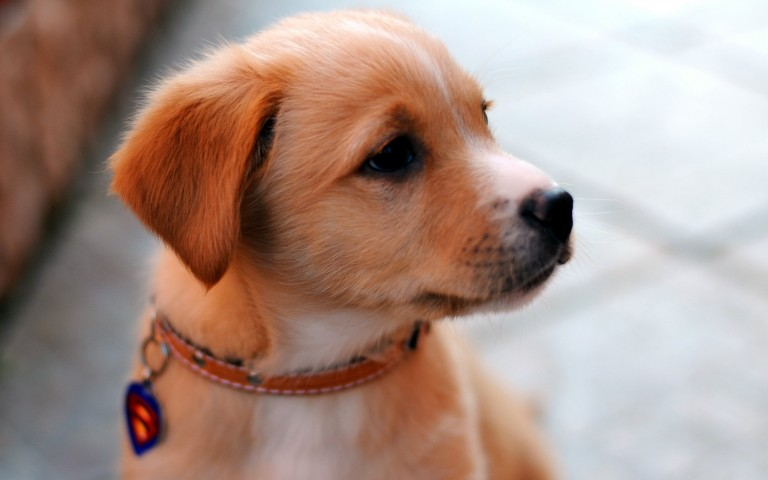
#> input picture dog (1).jpg, 768 x 480 px
$ jupyter execute 'pencil sketch.ipynb'
#> lines starting #> are read from the running program, lines starting #| are printed output that depends on the picture
<h1>Lets Grow More</h1>

<h2>Name:- Sahil Parange</h2>

<h3>Task 4:-Image to Pencil Sketch with python</h3>

<h3>Importing Modules</h3>

[cell 1]
import cv2
import matplotlib.pyplot as plt
plt.style.use('seaborn')

<h3>Loading and Plotting Original Image</h3>

[cell 2]
img = cv2.imread("dog (1).jpg")
#> img is the input picture: shape (480, 768, 3); mean B, G, R 134.8, 145.1, 169.5
img = cv2.cvtColor(img,cv2.COLOR_BGR2RGB)
plt.figure(figsize=(8,8))
plt.imshow(img)
plt.axis("off")
plt.title("Original Image")
plt.show()

<h3>Converting Image to GrayScale</h3>

[cell 3]
img_gray = cv2.cvtColor(img, cv2.COLOR_BGR2GRAY)
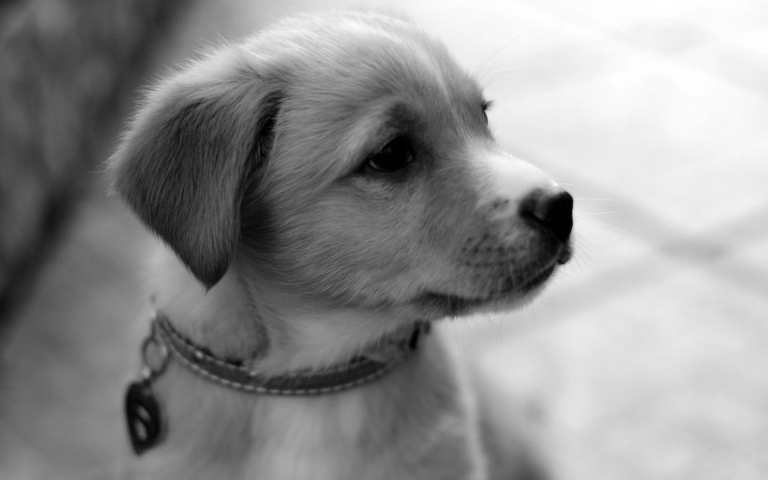
#> img_gray: shape (480, 768); min 0, max 255, mean 144.8
plt.figure(figsize=(8,8))
plt.imshow(img_gray,cmap="gray")
plt.axis("off")
plt.title("GrayScale Image")
plt.show()

<h3>Inverting the Image</h3>

[cell 4]
img_invert = cv2.bitwise_not(img_gray)
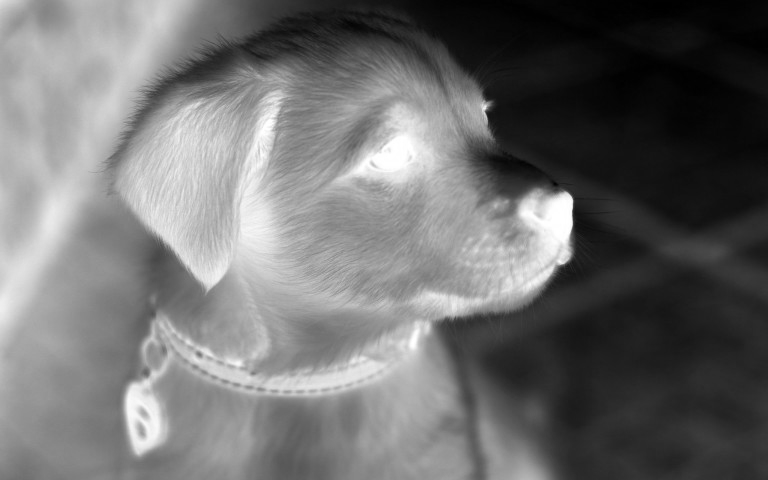
#> img_invert: shape (480, 768); min 0, max 255, mean 110.2
plt.figure(figsize=(8,8))
plt.imshow(img_invert,cmap="gray")
plt.axis("off")
plt.title("Inverted Image")
plt.show()

<h3>Blur the inverted image

[cell 5]
img_smoothing = cv2.GaussianBlur(img_invert, (21, 21),sigmaX=0, sigmaY=0)
plt.figure(figsize=(8,8))
plt.imshow(img_smoothing,cmap="gray")
plt.axis("off")
plt.title("Blur Image")
plt.show()

<h3>Converting your images to pencil sketches</h3>

[cell 6]
final = cv2.divide(img_gray, 255 - img_smoothing, scale=255)
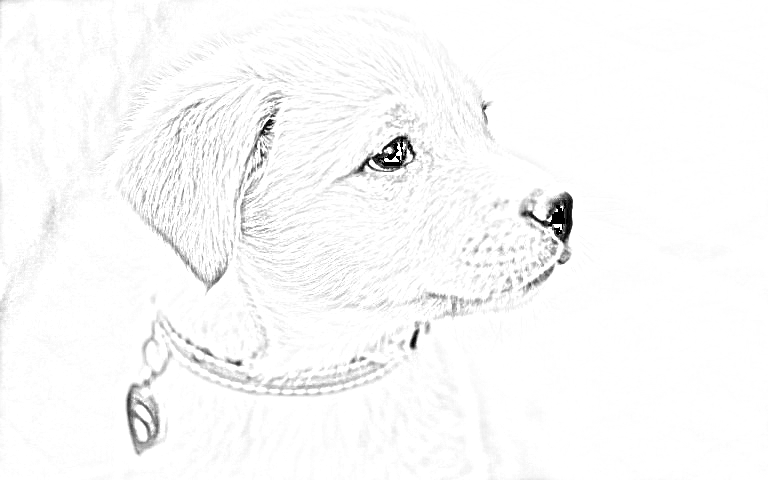
#> final: shape (480, 768); min 0, max 255, mean 249.3
plt.figure(figsize=(8,8))
plt.imshow(final,cmap="gray")
plt.axis("off")
plt.title("Final Sketch Image")
plt.show()
